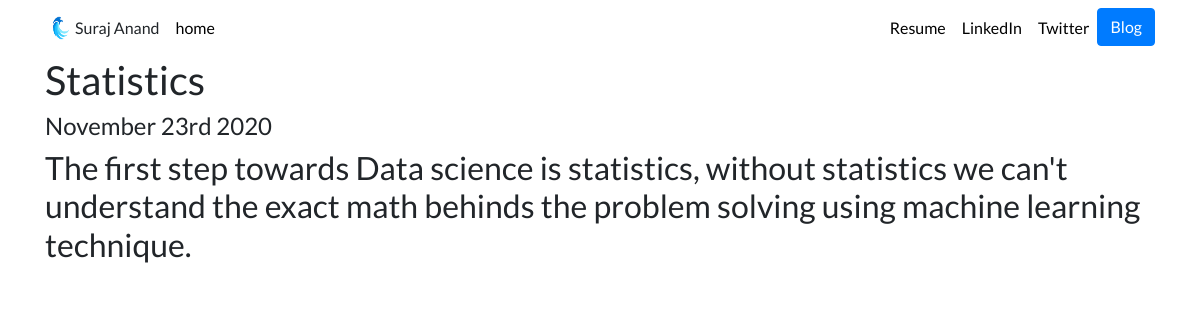
Page /blog/1/ on the committed database.
### blog/models.py (models this page shows, shortened)
class Blog(models.Model):
	title = models.CharField(max_length=200)
	description = models.TextField()
	date = models.DateField()

### blog/views.py (the view)
# urls.py: path('<int:blog_id>/', views.Detail, name='detail'),
def Detail(request, blog_id):
	blog = get_object_or_404(Blog, pk=blog_id)
	return render(request, 'blog/detail.html', {'blog':blog})

### blog/templates/blog/detail.html
{% extends 'blog/base.html' %}
{% block content %}
<h1>{{blog.title}}</h1>
<h4>{{blog.date|date:'F jS Y'}}</h4>
<h2>{{blog.description|safe}}</h2>
{% endblock %}

### portfolio/static/portfolio/custom.css (style rules this page uses)
body { font-family: 'Lato', sans-serif; }

### rows in the picture
Blog: title "Statistics", date "November 23rd 2020", description "The first step towards Data science is statistics, without statistics we can't understand the exact math behinds the problem solving using machine learning technique."
